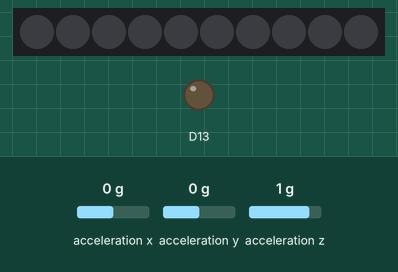
Recording of a sketch running on a simulated Adafruit Circuit Playground Express. Parts: 10 RGB LEDs in strip order, left to right, output pins drawn as LEDs (lit = HIGH). The test bench sets the inputs (shaded band); at power-on: acceleration x 0 g, acceleration y 0 g, acceleration z 1 g. Dim RGB values are drawn brighter than linear.

Above: at 1.2 s.
1.3 s: acceleration x set to -1.4 g
At 2.7 s:
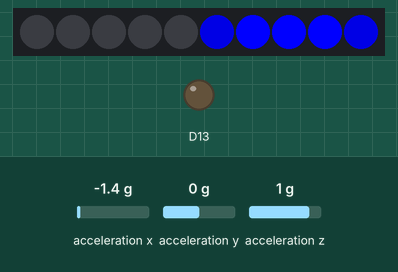
3.5 s: acceleration y set to -1.4 g
At 5.0 s:
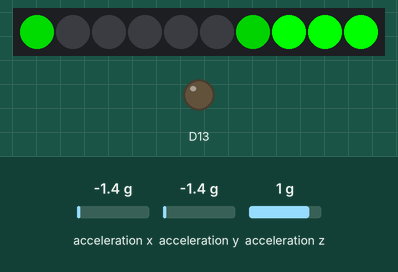
5.3 s: acceleration x set to 0 g
At 6.8 s:
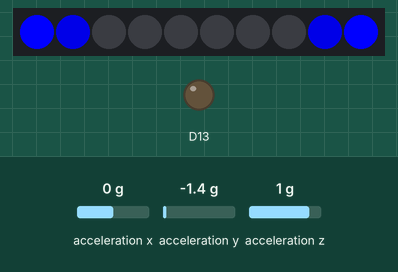
7.1 s: acceleration y set to -0.8 g
At 8.6 s:
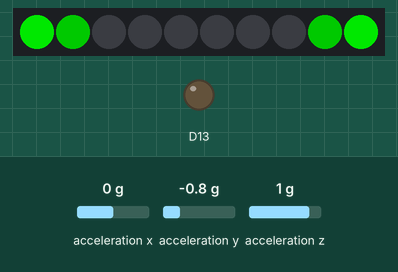
8.9 s: acceleration y set to 0 g
At 10.6 s:
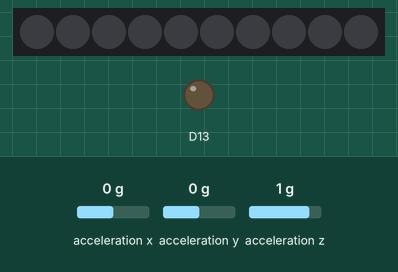
Timing chart, 0 to 11.7 s (numbered marks = the images above; inputs shaded):
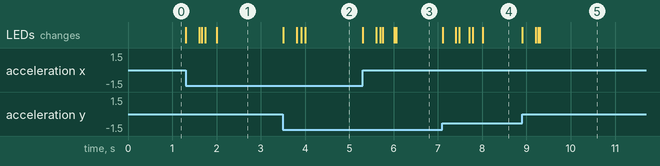

The sketch:

coolLightsStuff.ino
```cpp
#include <Adafruit_CircuitPlayground.h>
#include <Ewma.h>

//Reginald

//0 = {-25, 46}
//1 = {-44, 26}
//2 = {-51, 0}
//3 = {-44, -26}
//4 = {-25, -46}
//5 = {25, -46}
//6 = {44, -26}
//7 = {51, 0}
//8 = {44, 26}
//9 = {25, 46}
bool red;
bool blue;
bool green;

unsigned int timer = millis() + 2000;

void setup() {
  red = false;
  blue = false;
  green = true;
  CircuitPlayground.begin();
  CircuitPlayground.setBrightness(255);
  Serial.begin(9600);
}

float dot(float x1, float y1, float x2, float y2) {
  return x1 * x2 + y1 * y2;
}

int brightness(float accx, float accy, float x, float y) {
  return constrain(map(dot(x, y, accx, accy), 500, -500, -255, 255), 0, 255);
}

int brightness(int ledNum,  float x, float y) {
  switch (ledNum) {
    case 0:
      return brightness(-25, 46, x, y);
    case 1:
      return brightness(-44, 26, x, y);
    case 2:
      return brightness(-51, 0, x, y);
    case 3:
      return brightness(-44, -26, x, y);
    case 4:
      return brightness(-25, -46, x, y);
    case 5:
      return brightness(25, -46, x, y);
    case 6:
      return brightness(44, -26, x, y);
    case 7:
      return brightness(51, 0, x, y);
    case 8:
      return brightness(44, 26, x, y);
    case 9:
      return brightness(25, 46, x, y);
  }
}

int lastPixelNum = 100;
void setPixel(int num) {
  if (num != lastPixelNum) {
    CircuitPlayground.clearPixels();
    lastPixelNum = num;
    CircuitPlayground.setPixelColor(num, 255,     0,   155);
  }
}

void changeColors(){
  red = !red;
  blue = !blue;
  green = !green;

}

constexpr float filterVal = 0.05;

Ewma filterX(filterVal);
Ewma filterY(filterVal);
Ewma filterZ(filterVal);

void loop() {
  float x = filterX.filter(CircuitPlayground.motionX());
  float y = filterY.filter(CircuitPlayground.motionY());
  float z = filterZ.filter(CircuitPlayground.motionZ());


  for (int i = 0; i < 10; i++) {
    if (blue) {
      CircuitPlayground.setPixelColor(i, 0, 0, brightness(i, x, y));
    }
    else if ( green) {
      CircuitPlayground.setPixelColor(i, 0, brightness(i, x, y), 0);
    }
    //    if (z > 0) {
    //      CircuitPlayground.setPixelColor(i, brightness(i, x, y), 0, brightness(i, x, y) / 2);
    //    }
    //    else {
    //      CircuitPlayground.setPixelColor(i, brightness(i, x, y), brightness(i, x, y) / 2, 0);
    //    }
  }

 if(millis() > timer){
    //run myRoutine every 2 seconds
    changeColors();
    timer = millis() + 2000;
  }


}
```

Measured:
- after the input at 1.3 s, the LEDs: first change at once (image 1 shows a later state)
- after the input at 5.3 s, the LEDs: first change at once (image 3 shows a later state)
